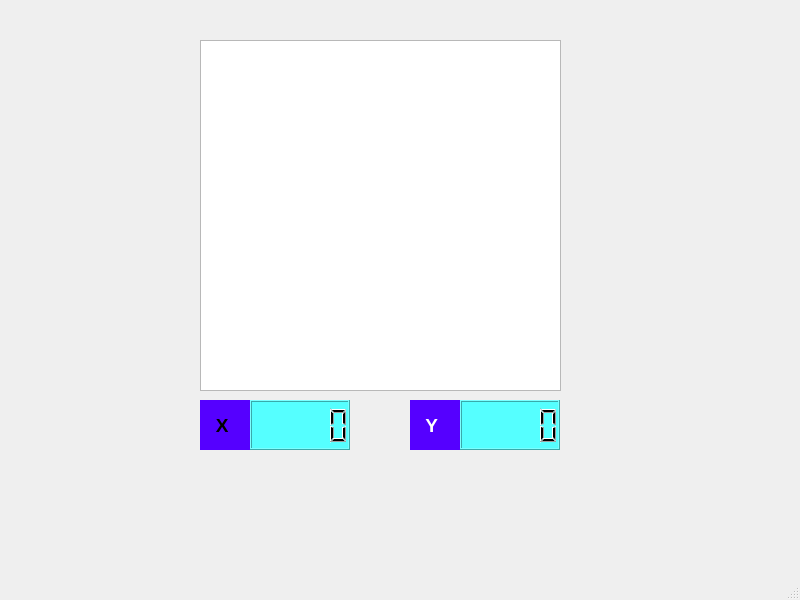
<?xml version="1.0" encoding="UTF-8"?>
<ui version="4.0">
 <class>MainWindow</class>
 <widget class="QMainWindow" name="MainWindow">
  <property name="geometry">
   <rect>
    <x>0</x>
    <y>0</y>
    <width>800</width>
    <height>600</height>
   </rect>
  </property>
  <property name="font">
   <font>
    <pointsize>14</pointsize>
   </font>
  </property>
  <property name="windowTitle">
   <string>MainWindow</string>
  </property>
  <widget class="QWidget" name="centralwidget">
   <widget class="QGraphicsView" name="graphicsView_main_box">
    <property name="geometry">
     <rect>
      <x>200</x>
      <y>40</y>
      <width>361</width>
      <height>351</height>
     </rect>
    </property>
   </widget>
   <widget class="QLCDNumber" name="lcdNumber">
    <property name="geometry">
     <rect>
      <x>250</x>
      <y>400</y>
      <width>100</width>
      <height>50</height>
     </rect>
    </property>
    <property name="styleSheet">
     <string notr="true">background-color: rgb(85, 255, 255);</string>
    </property>
   </widget>
   <widget class="QLCDNumber" name="lcdNumber_2">
    <property name="geometry">
     <rect>
      <x>460</x>
      <y>400</y>
      <width>100</width>
      <height>50</height>
     </rect>
    </property>
    <property name="styleSheet">
     <string notr="true">background-color: rgb(85, 255, 255);</string>
    </property>
   </widget>
   <widget class="QLabel" name="label">
    <property name="geometry">
     <rect>
      <x>200</x>
      <y>400</y>
      <width>50</width>
      <height>50</height>
     </rect>
    </property>
    <property name="font">
     <font>
      <pointsize>14</pointsize>
      <bold>true</bold>
     </font>
    </property>
    <property name="styleSheet">
     <string notr="true">background-color: rgb(85, 0, 255);</string>
    </property>
    <property name="text">
     <string>   X</string>
    </property>
   </widget>
   <widget class="QLabel" name="label_2">
    <property name="geometry">
     <rect>
      <x>410</x>
      <y>400</y>
      <width>50</width>
      <height>50</height>
     </rect>
    </property>
    <property name="font">
     <font>
      <pointsize>14</pointsize>
      <bold>true</bold>
     </font>
    </property>
    <property name="layoutDirection">
     <enum>Qt::RightToLeft</enum>
    </property>
    <property name="styleSheet">
     <string notr="true">color: rgb(255, 255, 255);
background-color: rgb(85, 0, 255);</string>
    </property>
    <property name="text">
     <string>   Y</string>
    </property>
   </widget>
  </widget>
  <widget class="QMenuBar" name="menubar">
   <property name="geometry">
    <rect>
     <x>0</x>
     <y>0</y>
     <width>800</width>
     <height>36</height>
    </rect>
   </property>
  </widget>
  <widget class="QStatusBar" name="statusbar"/>
 </widget>
 <resources/>
 <connections/>
</ui>
